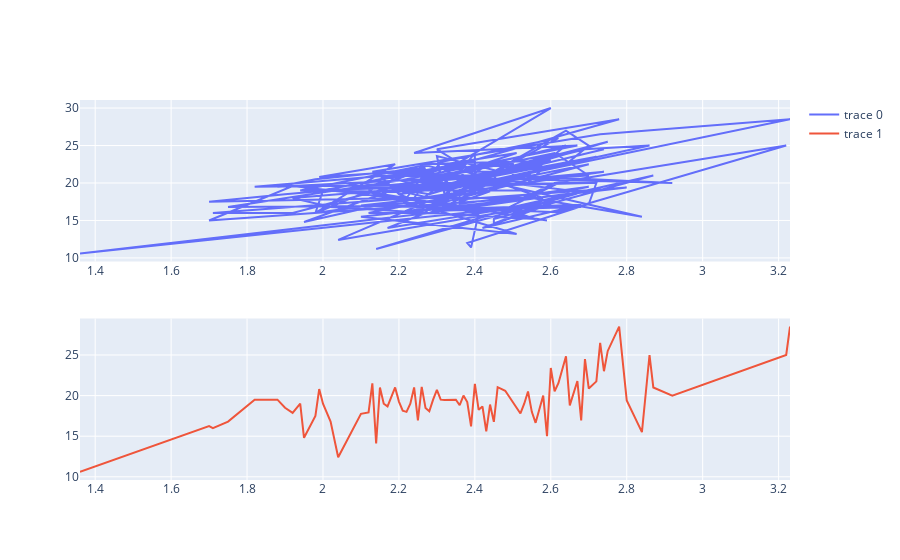

Source (notebook cell):
### Code cell
fig = make_subplots(rows = 2, cols= 1)

fig.append_trace(go.Line(x = df["Ash"], y = df["Ash_Alcanity"]), row = 1, col = 1)

fig.append_trace(go.Line(x = df_ash["Ash"], y = df_ash["Ash_Alcanity"]), row = 2, col = 1)

fig.show()

### Figure 1 — Plotly figure (JSON) as saved in the notebook; plotly's stock layout.template omitted (floating-point values rounded to 4 significant figures; data arrays with more than 128 entries replaced by an {"elided": "..."} marker saying what was removed)
{"data": [{"type": "scatter", "x": {"elided": "178 float values"}, "xaxis": "x", "y": {"elided": "178 float values"}, "yaxis": "y"}, {"type": "scatter", "x": [1.36, 1.7, 1.71, 1.75, 1.82, 1.88, 1.9, 1.92, 1.94, 1.95, 1.98, 1.99, 2, 2.02, 2.04, 2.1, 2.12, 2.13, 2.14, 2.15, 2.16, 2.17, 2.19, 2.2, 2.21, 2.22, 2.23, 2.24, 2.25, 2.26, 2.27, 2.28, 2.29, 2.3, 2.31, 2.32, 2.35, 2.36, 2.37, 2.38, 2.39, 2.4, 2.41, 2.42, 2.43, 2.44, 2.45, 2.46, 2.48, 2.5, 2.51, 2.52, 2.53, 2.54, 2.55, 2.56, 2.58, 2.59, 2.6, 2.61, 2.62, 2.64, 2.65, 2.67, 2.68, 2.69, 2.7, 2.72, 2.73, 2.74, 2.75, 2.78, 2.8, 2.84, 2.86, 2.87, 2.92, 3.22, 3.23], "xaxis": "x2", "y": [10.6, 16.25, 16, 16.8, 19.5, 19.5, 18.5, 17.87, 19, 14.8, 17.5, 20.8, 19, 16.8, 12.4, 17.75, 17.93, 21.5, 14.1, 21, 19, 18.67, 21, 19.26, 18.13, 18, 19, 21, 16.95, 21.07, 18.47, 18.07, 19.5, 20.7, 19.5, 19.47, 19.5, 18.82, 20, 19.2, 16.2, 21.45, 18.25, 18.67, 15.6, 18.9, 16.77, 21.03, 20.6, 19.25, 18.6, 17.8, 19, 20.5, 18, 16.65, 20, 15, 23.4, 20.53, 21.52, 24.83, 18.8, 21.8, 16.95, 24.5, 20.87, 21.75, 26.5, 23, 25.5, 28.5, 19.4, 15.5, 25, 21, 20, 25, 28.5], "yaxis": "y2"}], "layout": {"xaxis": {"anchor": "y", "domain": [0, 1]}, "xaxis2": {"anchor": "y2", "domain": [0, 1]}, "yaxis": {"anchor": "x", "domain": [0.575, 1]}, "yaxis2": {"anchor": "x2", "domain": [0, 0.425]}}}
